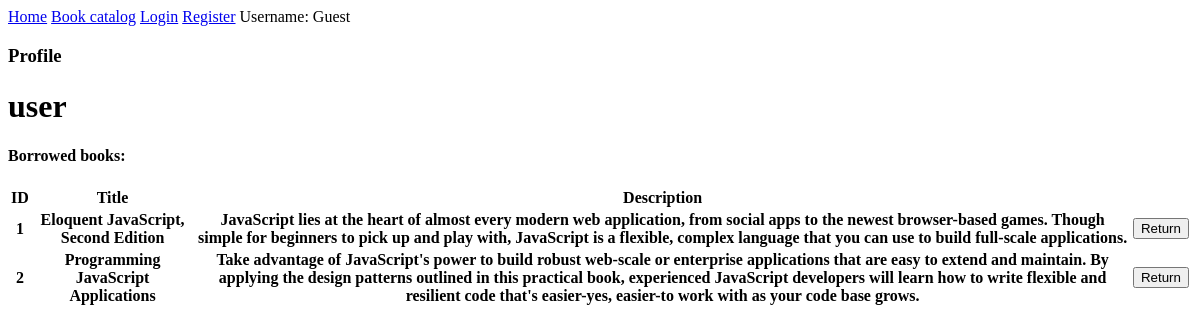
Page /user/user on the earlier database version.
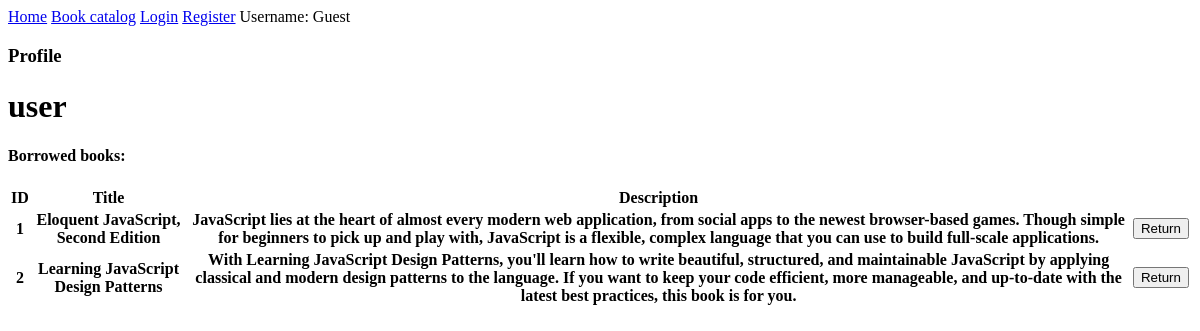
Same page on the later database version.
### db_models.py (models this page shows, shortened)
class Book(Base):
    __tablename__ = 'books'
    id = Column(Integer, primary_key=True)
    author = Column(String(255))
    description = Column(String(1000))
    isbn = Column(Integer)
    pages = Column(Integer)
    published = Column(String(10))
    publisher = Column(String(255))
    subtitle = Column(String(255))
    title = Column(String(255))
    website = Column(String(255))
    user_id = Column(Integer, ForeignKey('users.id'))
    user_ref = relationship('User', back_populates='book_ref')

### routes.py (the view)
@app.route('/user/<username>')
def user_profile(username):
    db_session = get_session()
    context = get_default_context()
    if not user_exists(username):
        return redirect(url_for('page_not_found'))
    borrowed_books = db_session.query(Book).join(User).filter(User.username == username).all()
    context['profile_username'] = username
    context['borrowed_books'] = borrowed_books
    return render_template('user_profile.html', **context)

### routes.py (called while the page is built)
def get_default_context():
    permission_lvl = get_user_auth_lvl()
    context = {'permission_lvl': permission_lvl,
               'user_id': get_user_id(),
               'username': get_username()}
    return context

def get_username():
    if session:
        return session['username']
    return None

def get_user_id():
    if session:
        return session['user_id']
    return None

def user_exists(username):
    db_session = get_session()
    exists = db_session.query(User.id).filter_by(username=username).scalar() is not None
    return exists

def get_user_auth_lvl():
    if not session:
        return 3
    db_session = get_session()
    user_data = db_session.query(User) \
                .filter(User.username == session['username']) \
                .one()
    return user_data.permission_lvl

def get_session(echo=True):
    engine = create_engine('sqlite:///db/database.db', echo=echo)
    db_session = sessionmaker(bind=engine)
    return db_session()

### templates/user_profile.html (shortened to what this page needs)
{% extends 'layout.html' %}
{% block content %}
<h3>Profile</h3>
<h1>{{ profile_username }}</h1>
<h4>Borrowed books:</h4>
<div>
  <table>
    <tr>
      <th>ID</th>
      <th>Title</th>
      <th>Description</th>
    </tr>
    {% for book in borrowed_books %}
    <tr>
      <th>{{ loop.index }}</th>
      <th>{{ book['title'] }}</th>
      <th>{{ book['description'] }}</th>
      <th>
        <form action="/catalog/books/return" method="POST">
          <button name="return_book_id" type="submit" value="{{ book['id'] }}">Return</button>
        </form>
      </th>
    </tr>
    {% endfor %}
  </table>
</div>
{% endblock %}

Differences in the rows shown:
no longer on this page (row edited): Book: title "Programming JavaScript Applications", description "Take advantage of JavaScript's power to build robust web-scale or enterprise applications that are easy to extend and maintain. By applying the design patterns outlined in this practical book, experienced JavaScript developers will learn how to write flexible and resilient code that's easier-yes, easier-to work with as your code base grows.", {{ book['id'] }} 4 (drawn)
now on this page (row edited): Book: title "Learning JavaScript Design Patterns", description "With Learning JavaScript Design Patterns, you'll learn how to write beautiful, structured, and maintainable JavaScript by applying classical and modern design patterns to the language. If you want to keep your code efficient, more manageable, and up-to-date with the latest best practices, this book is for you."
